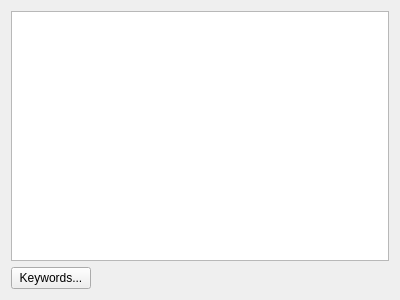
<?xml version="1.0" encoding="UTF-8"?>
<ui version="4.0">
 <class>CommentKeywords_q</class>
 <widget class="QWidget" name="CommentKeywords_q">
  <property name="geometry">
   <rect>
    <x>0</x>
    <y>0</y>
    <width>400</width>
    <height>300</height>
   </rect>
  </property>
  <property name="windowTitle">
   <string>CommentKeywords</string>
  </property>
  <layout class="QGridLayout" name="gridLayout">
   <item row="0" column="0" colspan="2">
    <widget class="TextEditWidget" name="comment">
     <property name="sizePolicy">
      <sizepolicy hsizetype="Expanding" vsizetype="Expanding">
       <horstretch>0</horstretch>
       <verstretch>100</verstretch>
      </sizepolicy>
     </property>
     <property name="minimumSize">
      <size>
       <width>200</width>
       <height>0</height>
      </size>
     </property>
     <property name="maximumSize">
      <size>
       <width>16777215</width>
       <height>16777215</height>
      </size>
     </property>
     <property name="tabChangesFocus">
      <bool>true</bool>
     </property>
    </widget>
   </item>
   <item row="1" column="0">
    <widget class="QPushButton" name="keywordsButton">
     <property name="sizePolicy">
      <sizepolicy hsizetype="Fixed" vsizetype="Fixed">
       <horstretch>0</horstretch>
       <verstretch>0</verstretch>
      </sizepolicy>
     </property>
     <property name="text">
      <string>Keywords...</string>
     </property>
    </widget>
   </item>
   <item row="1" column="1">
    <widget class="QLabel" name="keywordsLabel">
     <property name="wordWrap">
      <bool>true</bool>
     </property>
    </widget>
   </item>
  </layout>
 </widget>
 <customwidgets>
  <customwidget>
   <class>TextEditWidget</class>
   <extends>QTextEdit</extends>
   <header>TextEditWidget.h</header>
  </customwidget>
 </customwidgets>
 <resources/>
 <connections>
  <connection>
   <sender>keywordsButton</sender>
   <signal>clicked()</signal>
   <receiver>CommentKeywords_q</receiver>
   <slot>keywordsClicked()</slot>
   <hints>
    <hint type="sourcelabel">
     <x>55</x>
     <y>277</y>
    </hint>
    <hint type="destinationlabel">
     <x>199</x>
     <y>149</y>
    </hint>
   </hints>
  </connection>
 </connections>
 <slots>
  <slot>keywordsClicked()</slot>
 </slots>
</ui>
